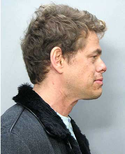
%> input picture images/profile_m2.png, 125 x 154 px, shrunk from 358 x 440 before the run
$ octave Demo1_Segmentation.m   (GNU Octave 9; MATLAB toolbox functions it lacks are replaced by stand-ins)
%> lines starting %> are read from the running program, lines starting %| are printed output that depends on the picture; in (x1, y1, x2, y2) boxes, pixels count from 0 and x2, y2 are one past the last pixel; in counts of white or black regions, pixels touching at a corner belong together; the program's own positions count from 1
%%%%%%%%%%%%%%%%%%%%%%%%%%%%%%%%%%%%%%%%%%%%%%%%%%%%%%%%%%%%%%%%%%%%%%%%%%%
% Charles Chen - SID: 810797715
% CSCI5722 - Computer Vision
% Final Project - Ear Segmentation Demo
%%%%%%%%%%%%%%%%%%%%%%%%%%%%%%%%%%%%%%%%%%%%%%%%%%%%%%%%%%%%%%%%%%%%%%%%%%%
% Based on work of Milad Lankarany and Alireza Ahmadyfard:
% "Ear Segmentation Using Topographic Labels"
%%%%%%%%%%%%%%%%%%%%%%%%%%%%%%%%%%%%%%%%%%%%%%%%%%%%%%%%%%%%%%%%%%%%%%%%%%%
clear all; close all; clc;
disp('Begin Ear Detection and Segmentation');

%%%%%%%%%%%%%%%%%%%%%%%%%%%%%%%%%%%%%%%%%%%%%%%%%%%%%%%%%%%%%%%%%%%%%%%%%%%
% Setup Workspace
%%%%%%%%%%%%%%%%%%%%%%%%%%%%%%%%%%%%%%%%%%%%%%%%%%%%%%%%%%%%%%%%%%%%%%%%%%%
output_dir = 'outputs/segmentation_demo/';
image_dir = 'images/';

tic
% target = imread('images/profile_f1.png');
% target = imread('images/profile_m1.png');
target = imread('images/profile_m2.png');
%> target is the input picture: size 154x125x3 uint8; mean R, G, B 153.9, 148.9, 144.5
% target = imread('images/profile_m3.png');

figure('Name','Input Image');imshow(target);

target_bw = rgb2gray(target);
imwrite(target_bw,strcat(output_dir,'Seg_00_initial.png'),'png');

% Apply a light Gaussian Blur
gauss = fspecial('gaussian',6,5);
blurred = imfilter(target_bw,gauss);
f = histeq(double(blurred)/255.)*255;
% figure('Name','Input Image');imshow(f/255.);
clear gauss;
imwrite(f/255.,strcat(output_dir,'Seg_00_preprocessed.png'),'png');

%%%%%%%%%%%%%%%%%%%%%%%%%%%%%%%%%%%%%%%%%%%%%%%%%%%%%%%%%%%%%%%%%%%%%%%%%%%
% Perform Topographic Labeling
%%%%%%%%%%%%%%%%%%%%%%%%%%%%%%%%%%%%%%%%%%%%%%%%%%%%%%%%%%%%%%%%%%%%%%%%%%%

% Set up Derivatives
ddx2 = [1 -2 1];
ddy2 = [1 -2 1]';
ddxy = [-1/4 0 1/4; 0 0 0; 1/4 0 -1/4];
ddx = [-1/2 0 1/2];
ddy = [1/2 0 -1/2]';

dHdx = conv2(f,ddx,'same');
dHdy = conv2(f,ddy,'same');
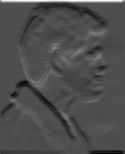
%> dHdy: size 154x125 double; min -44.52, max 99.17, mean -0.3; drawn with min black and max white

dHdx2 = conv2(f,ddx2,'same');
dHdy2 = conv2(f,ddy2,'same');
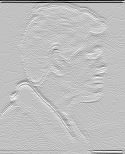
%> dHdy2: size 154x125 double; min -76.9, max 24.29, mean -1; drawn with min black and max white
dHdxy = conv2(f,ddxy,'same');
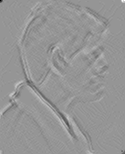
%> dHdxy: size 154x125 double; min -34.4, max 24.29, mean 0; drawn with min black and max white

% Calculate Hessian
H = zeros(2,2,size(f,1),size(f,2));
H(1,1,:,:) = dHdx2;
H(1,2,:,:) = dHdxy;
H(2,1,:,:) = dHdxy;
H(2,2,:,:) = dHdy2;

% Calculate Gradient
grad_f = zeros(1,2,size(f,1),size(f,2));
grad_f(1,1,:,:) = dHdx;
grad_f(1,2,:,:) = dHdy;

% Assign Labels to Image based on Gradient and Hessian Values
labels1 = zeros(size(f,1),size(f,2));
labels2 = zeros(size(f,1),size(f,2));
labels3 = zeros(size(f,1),size(f,2));

for i=1:size(f,1)
    for j=1:size(f,2)
        % Perform Single Value Decomposition on Hessian
        [u s v] = svd(H(:,:,i,j));
        if ((norm(grad_f(:,:,i,j)) == 0)&&(s(1,1) > 0)&&(s(2,2)==0))||...
                ((norm(grad_f(:,:,i,j)) ~= 0)&&(s(1,1) > 0)&&( grad_f(:,:,i,j)*u(:,1)==0))||...
                ((norm(grad_f(:,:,i,j)) == 0)&&(s(2,2) > 0)&&( grad_f(:,:,i,j)*u(:,2)==0))
            labels1(i,j) = 1;
        elseif ((norm(grad_f(:,:,i,j)) ~= 0)&&(s(1,1) > 0)&&(s(2,2) > 0))||...
                ((norm(grad_f(:,:,i,j)) ~= 0)&&(s(1,1) > 0)&&(s(2,2) == 0))
            labels2(i,j) = 1;
        elseif ((norm(grad_f(:,:,i,j)) ~= 0)&&(s(1,1) > 0)&&(s(2,2) < 0))
            labels3(i,j) = 1;
        end
    end
end
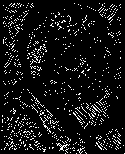
%> labels1: size 154x125 double; values 0 (black) and 1 (white), 7.9% white in thin lines or dots
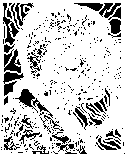
%> labels2: size 154x125 double; values 0 (black) and 1 (white), 79.8% white; 363 black regions (327 under 20 px), largest, box (x1, y1, x2, y2) and area: (15, 89, 53, 118) 270, (4, 49, 21, 73) 239, (3, 72, 24, 96) 232
%> labels3: size 154x125 double; every value is 0

% Threshold the labeled points
post_thresh1 = im2bw(f.*labels1/255, 150./255.);
%> post_thresh1: size 154x125 logical; 2.8% white in thin lines or dots
post_thresh2 = im2bw(f.*labels2/255, 150./255.);
%> post_thresh2: size 154x125 logical; 30% white; 1 white region, box (x1, y1, x2, y2) and area: (1, 1, 123, 151) 5768
post_thresh3 = im2bw(f.*labels3/255, 150./255.);
%> post_thresh3: size 154x125 logical; every value is 0
% figure;imshow(post_thresh1);
% figure;imshow(post_thresh2);
% figure;imshow(post_thresh3);
imwrite(post_thresh1,strcat(output_dir,'Seg_01_label_1.png'),'png');
imwrite(post_thresh2,strcat(output_dir,'Seg_01_label_2.png'),'png');
imwrite(post_thresh3,strcat(output_dir,'Seg_01_label_3.png'),'png');

% Combine the three labeled masks and reduce to a binary image
merged = post_thresh1 + post_thresh2 + post_thresh3;
%> merged: size 154x125 double; values 0 (black) and 1 (white), 32.8% white; 1 white region, box (x1, y1, x2, y2) and area: (1, 1, 123, 151) 6310
merged = merged ~= 0;
figure('Name','Merged Label Groups');imshow(merged);
imwrite(merged,strcat(output_dir,'Seg_02_merged.png'),'png');

% Calculate Erosion and Dilation Difference to Fine Tune Mask
se = [1 0 0; 1 0 0; 1 1 1];
eroded = imerode(f/255,se);
dilated = imdilate(f/255,se);

difference = max(dilated-eroded,0);
figure('Name','Erosion and Dilation Difference');imshow(difference);
imwrite(difference,strcat(output_dir,'Seg_03_DE_difference.png'),'png');

% Combine Erosion/Dilation Difference with Previous Mask and Threshold
improved = im2bw(difference.*merged, 20./255.);
%> improved: size 154x125 logical; 11.5% white; 14 white regions (7 under 20 px), largest, box (x1, y1, x2, y2) and area: (1, 1, 123, 151) 1584, (37, 71, 65, 110) 195, (65, 64, 109, 86) 150
figure('Name','Combined Mask');imshow(improved);
imwrite(improved,strcat(output_dir,'Seg_04_improved_mask.png'),'png');

% Blur and Merge Nearby White Areas in Mask
gauss = fspecial('gaussian',2,2);
expanded = (imfilter(improved,gauss)) ~= 0;
%> expanded: size 154x125 logical; 8.1% white; 17 white regions (8 under 20 px), largest, box (x1, y1, x2, y2) and area: (1, 1, 122, 112) 975, (37, 71, 64, 109) 171, (68, 33, 92, 65) 107
for i=1:10
expanded = (imfilter(expanded,gauss)) ~= 0;
end
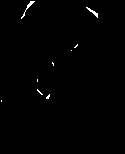
%> expanded: size 154x125 logical; 0.62% white in thin lines or dots, all inside (x1, y1, x2, y2) = (1, 1, 98, 102)
% Mask out a 10px margin around the image edge
edge_mask = zeros(size(expanded,1),size(expanded,2));
edge_mask(10:end-10,10:end-10) = 1;
%> edge_mask: size 154x125 double; values 0 (black) and 1 (white), 74.3% white; 1 black region, box (x1, y1, x2, y2) and area: (0, 0, 125, 154) 4940
focus_mask = expanded .* edge_mask;
%> focus_mask: size 154x125 double; values 0 (black) and 1 (white), 0.44% white in thin lines or dots, all inside (x1, y1, x2, y2) = (21, 9, 98, 99)
clear expanded edge_mask;
figure('Name','Expanded Mask');imshow(focus_mask);


%%%%%%%%%%%%%%%%%%%%%%%%%%%%%%%%%%%%%%%%%%%%%%%%%%%%%%%%%%%%%%%%%%%%%%%%%%%
% Identify Connected Regions
%%%%%%%%%%%%%%%%%%%%%%%%%%%%%%%%%%%%%%%%%%%%%%%%%%%%%%%%%%%%%%%%%%%%%%%%%%%

% Label Distinct Regions and Merge Nearby Regions
[L, region_count] = bwlabel(focus_mask, 8);
%> L: size 154x125 double; 9 distinct labels, from 0 to 8
%> region_count = 8
while (region_count > 65)
    focus_mask = (imfilter(focus_mask,gauss)) ~= 0;
	[L, region_count] = bwlabel(focus_mask, 8);
end
%> this loop made 0 passes

imwrite(focus_mask,strcat(output_dir,'Seg_05_expanded_mask.png'),'png');

% Display Distinct Regions
labled_figure=figure('Name','Marked Distinct Regions');imshow(focus_mask)
hold on;
for r=1:region_count
[y, x] = find(L==r);
scatter(x,y,'.')
axis([1 size(f,2) 1 size(f,1)]);
set(gca,'YDir','reverse');
end
%> this loop made 8 passes
%> (y, x) on passes 1 to 6: ([18; 19; 17; 18; 15; 16; 17; 13; 14; 15; 16; 11; 12; 10], [22; 22; 23; 23; 24; 24; 24; 25; 25; 25; 25; 26; 26; 27]), ([80; 81; 82], [38; 38; 38]), ([90; 91; 91; 92; 92; 93; 93; 94; 94; 95; 95], [38; 38; 39; 39; 40; 40; 41; 41; 42; 42; 43]), ([98; 99; 97; 98; 99; 96; 97; 98; 99; 95; 96; 97], [47; 47; 48; 48; 48; 49; 49; 49; 49; 50; 50; 50]), ([63; 64; 64; 65; 66], [53; 53; 54; 54; 54]), (51, 72)
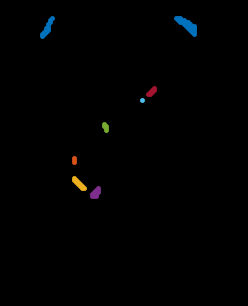
%> figure redrawn from the program's plot data; shown 2 times larger
hold off;
saveas(labled_figure,strcat(output_dir,'Seg_06_labeled_mask.png'))

% My Contribution: Improve Segmentated Selection for
% Images with other distracting background features
std_mean_list = zeros(region_count,1);
cropped_list = cell(region_count,1);
%> cropped_list = {[], [], [], [], [], [], [], []}
xdim = size(target,2);
%> xdim = 125
ydim = size(target,1);
%> ydim = 154
for r=1:region_count
    % For each distinct region, crop image to that region
    [y, x] = find(L==r);
    xmin = min(x);
    ymin = min(y);
    width = max(x) - xmin;
    height = max(y) - ymin;

    % Add 5 pixel margin around actual region taken
    margin = 5;
    xmin2 = max(0,xmin-margin);
    ymin2 = max(0,ymin-margin);
    width2 = min(width + 2*margin, xdim - xmin);
    height2 = min(height + 2*margin, ydim - ymin);

    % Ignore Excessively Small Regions
    if (width >= 40)&&(height >= 40)
        cropped = imcrop(f/255, [xmin ymin width height]);
        % Save Cropped Region
        cropped_list{r,1} = imcrop(target_bw, [xmin2 ymin2 width2 height2]);

        % Perform Triangular Erode and Dilate Difference on Subregion
        % in order to highlight high-texture areas
        se = [1 0 0; 1 0 0; 1 1 1];
        eroded = imerode(cropped,se);
        dilated = imdilate(cropped,se);
        g = max(dilated-eroded,0);
%         figure;imshow(g/(max(max(g))));
        % Use the matlab standard deviation filter to highlight 'variety'
        filtered = stdfilt(g)/max(max(stdfilt(g)));
        figure('Name','Possible Segmentation');imshow(filtered);
%         std2(filtered)

        % Subimages with more edges should have more bright pixels,
        % so the mean pixel intensity of the filtered image indicates
        % the relative complexity of the image
        std_mean_list(r,1) = mean(mean(filtered));
    end
end
%> this loop made 8 passes
%> (y, x, xmin, ymin, width, height, xmin2, ymin2) on passes 1 to 5: ([18; 19; 17; 18; 15; 16; 17; 13; 14; 15; 16; 11; 12; 10], [22; 22; 23; 23; 24; 24; 24; 25; 25; 25; 25; 26; 26; 27], 22, 10, 5, 9, 17, 5), ([80; 81; 82], [38; 38; 38], 38, 80, 0, 2, 33, 75), ([90; 91; 91; 92; 92; 93; 93; 94; 94; 95; 95], [38; 38; 39; 39; 40; 40; 41; 41; 42; 42; 43], 38, 90, 5, 5, 33, 85), ([98; 99; 97; 98; 99; 96; 97; 98; 99; 95; 96; 97], [47; 47; 48; 48; 48; 49; 49; 49; 49; 50; 50; 50], 47, 95, 3, 4, 42, 90), ([63; 64; 64; 65; 66], [53; 53; 54; 54; 54], 53, 63, 1, 3, 48, 58)
%> (xmin, ymin, width, height, xmin2, ymin2, width2, height2) on pass 8: (89, 10, 9, 8, 84, 5, 19, 18)
%> after the loop, se = [1 0 0; 1 0 0; 1 1 1]; std_mean_list = [0; 0; 0; 0; 0; 0; 0; 0]

% The ear region should have the most complexity compared to cheek,
% neck, or hair, so select the subimage with the most estimated complexity
[max index] = max(std_mean_list);
%> max = 0; index = 1
selected_segmentation = cropped_list{index};
%> selected_segmentation = []
figure('Name','Selected Segmentation');imshow(selected_segmentation);

imwrite(selected_segmentation,strcat(image_dir,'segmented_ear.png'),'png');

toc

disp('Ear Detection and Segmentation Complete');

$ run again, with images/profile_m3.png copied over images/profile_m2.png
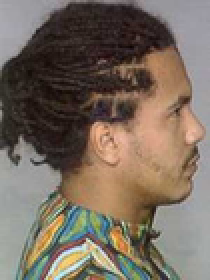
%> input picture images/profile_m3.png, 105 x 140 px, shrunk from 300 x 400 before the run (shown 2 times larger)
%> target is the input picture: size 140x105x3 uint8; mean R, G, B 121.3, 108.2, 95.5
%> post_thresh1: size 140x105 logical; 2.3% white in thin lines or dots, all inside (x1, y1, x2, y2) = (3, 3, 101, 136)
%> post_thresh2: size 140x105 logical; 36.4% white; 6 white regions, box (x1, y1, x2, y2) and area: (32, 2, 103, 138) 3574, (1, 73, 28, 138) 875, (1, 1, 28, 29) 351, (22, 119, 60, 138) 302, (13, 105, 31, 131) 188, (54, 115, 64, 126) 54
%> post_thresh3: size 140x105 logical; every value is 0
%> improved: size 140x105 logical; 19.1% white; 25 white regions (14 under 20 px), largest, box (x1, y1, x2, y2) and area: (43, 2, 103, 138) 1276, (1, 78, 28, 138) 345, (51, 43, 89, 71) 235
%> edge_mask: size 140x105 double; values 0 (black) and 1 (white), 70.8% white; 1 black region, box (x1, y1, x2, y2) and area: (0, 0, 105, 140) 4294
%> focus_mask: size 140x105 double; values 0 (black) and 1 (white), 0.62% white in thin lines or dots, all inside (x1, y1, x2, y2) = (14, 44, 92, 126)
%> L: size 140x105 double; 10 distinct labels, from 0 to 9
%> region_count = 9
%> the loop `for r=1:region_count` made 9 passes
%> (y, x) on passes 2 to 4: ([124; 125; 123; 124; 123], [24; 24; 25; 25; 26]), ([78; 77; 78; 76; 77; 72; 73; 74; 75; 76; 73; 74; 75; 74], [44; 45; 45; 46; 46; 47; 47; 47; 47; 47; 48; 48; 48; 49]), ([79; 80; 78; 79], [55; 55; 56; 56])
%> after the loop `for r=1:region_count`:
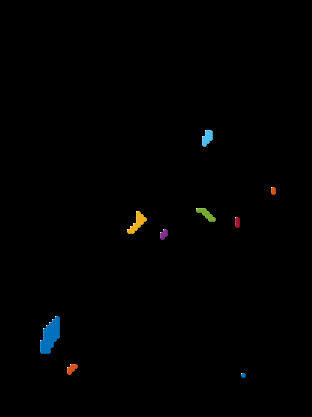
%> figure redrawn from the program's plot data; shown 3 times larger
%> cropped_list = {[], [], [], [], [], [], [], [], []}
%> the loop `for r=1:region_count` made 9 passes
%> (y, x, xmin, ymin, width, height, xmin2, ymin2) on passes 2 to 4: ([124; 125; 123; 124; 123], [24; 24; 25; 25; 26], 24, 123, 2, 2, 19, 118), ([78; 77; 78; 76; 77; 72; 73; 74; 75; 76; 73; 74; 75; 74], [44; 45; 45; 46; 46; 47; 47; 47; 47; 47; 48; 48; 48; 49], 44, 72, 5, 6, 39, 67), ([79; 80; 78; 79], [55; 55; 56; 56], 55, 78, 1, 2, 50, 73)
%> after the loop `for r=1:region_count`: se = [1 0 0; 1 0 0; 1 1 1]; std_mean_list = [0; 0; 0; 0; 0; 0; 0; 0; 0]
%> max = 0; index = 1
%> selected_segmentation = []
